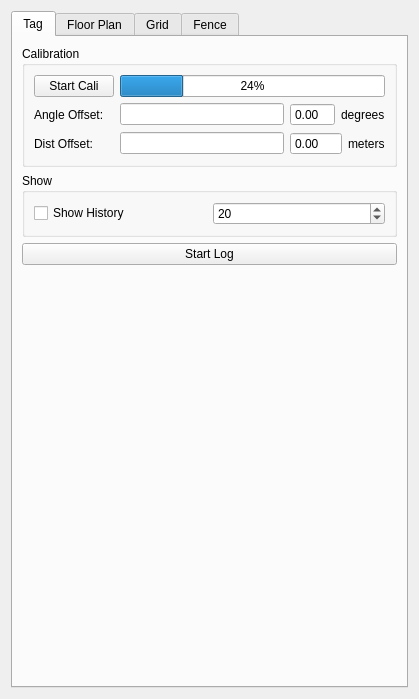
<?xml version="1.0" encoding="UTF-8"?>
<ui version="4.0">
 <class>ViewSettingsWidget</class>
 <widget class="QWidget" name="ViewSettingsWidget">
  <property name="geometry">
   <rect>
    <x>0</x>
    <y>0</y>
    <width>419</width>
    <height>699</height>
   </rect>
  </property>
  <property name="windowTitle">
   <string>Form</string>
  </property>
  <layout class="QVBoxLayout" name="verticalLayout">
   <item>
    <widget class="QTabWidget" name="tabWidget">
     <property name="minimumSize">
      <size>
       <width>300</width>
       <height>300</height>
      </size>
     </property>
     <property name="currentIndex">
      <number>0</number>
     </property>
     <widget class="QWidget" name="config_tab">
      <attribute name="title">
       <string>Tag</string>
      </attribute>
      <layout class="QGridLayout" name="gridLayout_6">
       <item row="2" column="0">
        <widget class="QPushButton" name="startLog">
         <property name="text">
          <string>Start Log</string>
         </property>
        </widget>
       </item>
       <item row="0" column="0">
        <widget class="QGroupBox" name="groupBox">
         <property name="title">
          <string>Calibration</string>
         </property>
         <layout class="QGridLayout" name="gridLayout_4">
          <item row="0" column="0">
           <widget class="QPushButton" name="doCalibration">
            <property name="text">
             <string>Start Cali</string>
            </property>
           </widget>
          </item>
          <item row="0" column="1" colspan="4">
           <widget class="QProgressBar" name="calibrationProceBar">
            <property name="value">
             <number>24</number>
            </property>
           </widget>
          </item>
          <item row="1" column="0">
           <widget class="QLabel" name="label_z1_6">
            <property name="text">
             <string>Angle Offset:</string>
            </property>
           </widget>
          </item>
          <item row="1" column="1">
           <widget class="QLineEdit" name="lineEdit"/>
          </item>
          <item row="1" column="2">
           <widget class="QDoubleSpinBox" name="phaseOffsetBox">
            <property name="readOnly">
             <bool>true</bool>
            </property>
            <property name="buttonSymbols">
             <enum>QAbstractSpinBox::NoButtons</enum>
            </property>
            <property name="decimals">
             <number>2</number>
            </property>
            <property name="minimum">
             <double>-90.000000000000000</double>
            </property>
            <property name="maximum">
             <double>90.000000000000000</double>
            </property>
            <property name="singleStep">
             <double>0.010000000000000</double>
            </property>
           </widget>
          </item>
          <item row="1" column="3" colspan="2">
           <widget class="QLabel" name="label_z1_7">
            <property name="text">
             <string>degrees</string>
            </property>
           </widget>
          </item>
          <item row="2" column="0">
           <widget class="QLabel" name="label_z1_8">
            <property name="text">
             <string>Dist Offset:</string>
            </property>
           </widget>
          </item>
          <item row="2" column="1">
           <widget class="QLineEdit" name="lineEdit_2"/>
          </item>
          <item row="2" column="2" colspan="2">
           <widget class="QDoubleSpinBox" name="rangeOffsetBox">
            <property name="readOnly">
             <bool>true</bool>
            </property>
            <property name="buttonSymbols">
             <enum>QAbstractSpinBox::NoButtons</enum>
            </property>
            <property name="decimals">
             <number>2</number>
            </property>
            <property name="minimum">
             <double>-90.000000000000000</double>
            </property>
            <property name="maximum">
             <double>90.000000000000000</double>
            </property>
            <property name="singleStep">
             <double>0.010000000000000</double>
            </property>
           </widget>
          </item>
          <item row="2" column="4">
           <widget class="QLabel" name="label_z1_9">
            <property name="text">
             <string>meters</string>
            </property>
           </widget>
          </item>
         </layout>
        </widget>
       </item>
       <item row="3" column="0">
        <spacer name="verticalSpacer_2">
         <property name="orientation">
          <enum>Qt::Vertical</enum>
         </property>
         <property name="sizeHint" stdset="0">
          <size>
           <width>20</width>
           <height>413</height>
          </size>
         </property>
        </spacer>
       </item>
       <item row="1" column="0">
        <widget class="QGroupBox" name="groupBox_2">
         <property name="title">
          <string>Show</string>
         </property>
         <layout class="QGridLayout" name="gridLayout_5">
          <item row="0" column="0">
           <widget class="QCheckBox" name="showTagHistory">
            <property name="text">
             <string>Show History</string>
            </property>
           </widget>
          </item>
          <item row="0" column="1">
           <widget class="QSpinBox" name="tagHistoryN">
            <property name="minimum">
             <number>1</number>
            </property>
            <property name="maximum">
             <number>500</number>
            </property>
            <property name="value">
             <number>20</number>
            </property>
           </widget>
          </item>
         </layout>
        </widget>
       </item>
      </layout>
     </widget>
     <widget class="QWidget" name="floorplan_tab">
      <attribute name="title">
       <string>Floor Plan</string>
      </attribute>
      <layout class="QGridLayout" name="gridLayout_2">
       <item row="0" column="0">
        <widget class="QLabel" name="floorplanPath_lb">
         <property name="text">
          <string>No Floor Plan</string>
         </property>
        </widget>
       </item>
       <item row="1" column="0">
        <widget class="QPushButton" name="floorplanOpen_pb">
         <property name="sizePolicy">
          <sizepolicy hsizetype="Minimum" vsizetype="Fixed">
           <horstretch>0</horstretch>
           <verstretch>0</verstretch>
          </sizepolicy>
         </property>
         <property name="minimumSize">
          <size>
           <width>0</width>
           <height>0</height>
          </size>
         </property>
         <property name="text">
          <string>Open</string>
         </property>
        </widget>
       </item>
       <item row="1" column="1">
        <widget class="QCheckBox" name="saveFP">
         <property name="text">
          <string>Save</string>
         </property>
        </widget>
       </item>
       <item row="2" column="0">
        <widget class="QLabel" name="label_3">
         <property name="text">
          <string>X Offset:</string>
         </property>
        </widget>
       </item>
       <item row="2" column="1">
        <widget class="QSpinBox" name="floorplanXOff_sb">
         <property name="sizePolicy">
          <sizepolicy hsizetype="Minimum" vsizetype="Fixed">
           <horstretch>0</horstretch>
           <verstretch>0</verstretch>
          </sizepolicy>
         </property>
         <property name="minimum">
          <number>-65536</number>
         </property>
         <property name="maximum">
          <number>65535</number>
         </property>
        </widget>
       </item>
       <item row="2" column="2">
        <widget class="QLabel" name="label_12">
         <property name="text">
          <string>pixels</string>
         </property>
        </widget>
       </item>
       <item row="3" column="0">
        <widget class="QLabel" name="label_4">
         <property name="text">
          <string>Y Offset:</string>
         </property>
        </widget>
       </item>
       <item row="3" column="1">
        <widget class="QSpinBox" name="floorplanYOff_sb">
         <property name="minimum">
          <number>-65536</number>
         </property>
         <property name="maximum">
          <number>65536</number>
         </property>
        </widget>
       </item>
       <item row="3" column="2">
        <widget class="QLabel" name="label_11">
         <property name="text">
          <string>pixels</string>
         </property>
        </widget>
       </item>
       <item row="4" column="0">
        <widget class="QLabel" name="label_6">
         <property name="text">
          <string>X Scale:</string>
         </property>
        </widget>
       </item>
       <item row="4" column="1">
        <widget class="QDoubleSpinBox" name="floorplanXScale_sb">
         <property name="maximum">
          <double>1000.000000000000000</double>
         </property>
        </widget>
       </item>
       <item row="4" column="2">
        <widget class="QLabel" name="label_10">
         <property name="text">
          <string>pixels/meter</string>
         </property>
        </widget>
       </item>
       <item row="5" column="0">
        <widget class="QLabel" name="label_5">
         <property name="text">
          <string>Y Scale:</string>
         </property>
        </widget>
       </item>
       <item row="5" column="1">
        <widget class="QDoubleSpinBox" name="floorplanYScale_sb">
         <property name="maximum">
          <double>1000.000000000000000</double>
         </property>
        </widget>
       </item>
       <item row="5" column="2">
        <widget class="QLabel" name="label_9">
         <property name="text">
          <string>pixels/meter</string>
         </property>
        </widget>
       </item>
       <item row="6" column="0">
        <widget class="QLabel" name="label_7">
         <property name="text">
          <string>Turn X:</string>
         </property>
        </widget>
       </item>
       <item row="6" column="1">
        <widget class="QCheckBox" name="floorplanFlipX_cb">
         <property name="text">
          <string/>
         </property>
        </widget>
       </item>
       <item row="7" column="0">
        <widget class="QLabel" name="label_8">
         <property name="text">
          <string>Turn Y:</string>
         </property>
        </widget>
       </item>
       <item row="7" column="1">
        <widget class="QCheckBox" name="floorplanFlipY_cb">
         <property name="text">
          <string/>
         </property>
        </widget>
       </item>
       <item row="8" column="0" colspan="2">
        <layout class="QGridLayout" name="gridLayout">
         <property name="horizontalSpacing">
          <number>6</number>
         </property>
         <item row="0" column="0">
          <widget class="QCheckBox" name="showOrigin">
           <property name="text">
            <string>Show Origin</string>
           </property>
          </widget>
         </item>
         <item row="1" column="2">
          <widget class="QPushButton" name="scaleY_pb">
           <property name="text">
            <string>Set Y Scale</string>
           </property>
          </widget>
         </item>
         <item row="1" column="0">
          <widget class="QPushButton" name="scaleX_pb">
           <property name="text">
            <string>Set X Scale</string>
           </property>
          </widget>
         </item>
         <item row="0" column="2">
          <widget class="QPushButton" name="origin_pb">
           <property name="text">
            <string>Set Origin</string>
           </property>
          </widget>
         </item>
        </layout>
       </item>
       <item row="9" column="0">
        <spacer name="verticalSpacer">
         <property name="orientation">
          <enum>Qt::Vertical</enum>
         </property>
         <property name="sizeHint" stdset="0">
          <size>
           <width>20</width>
           <height>40</height>
          </size>
         </property>
        </spacer>
       </item>
      </layout>
     </widget>
     <widget class="QWidget" name="grid_tab">
      <attribute name="title">
       <string>Grid</string>
      </attribute>
      <layout class="QGridLayout" name="gridLayout_7">
       <item row="0" column="0">
        <layout class="QGridLayout" name="gridLayout_3">
         <item row="0" column="0">
          <widget class="QLabel" name="label">
           <property name="minimumSize">
            <size>
             <width>45</width>
             <height>0</height>
            </size>
           </property>
           <property name="text">
            <string>Width(meter)</string>
           </property>
          </widget>
         </item>
         <item row="0" column="1">
          <widget class="QDoubleSpinBox" name="gridWidth_sb">
           <property name="decimals">
            <number>2</number>
           </property>
           <property name="singleStep">
            <double>0.100000000000000</double>
           </property>
           <property name="value">
            <double>0.500000000000000</double>
           </property>
          </widget>
         </item>
         <item row="1" column="0">
          <widget class="QLabel" name="label_2">
           <property name="minimumSize">
            <size>
             <width>45</width>
             <height>0</height>
            </size>
           </property>
           <property name="text">
            <string>Height(meter)</string>
           </property>
          </widget>
         </item>
         <item row="1" column="1">
          <widget class="QDoubleSpinBox" name="gridHeight_sb">
           <property name="singleStep">
            <double>0.100000000000000</double>
           </property>
           <property name="value">
            <double>0.500000000000000</double>
           </property>
          </widget>
         </item>
         <item row="2" column="0">
          <widget class="QCheckBox" name="gridShow">
           <property name="text">
            <string>Show Grid</string>
           </property>
          </widget>
         </item>
        </layout>
       </item>
       <item row="1" column="0">
        <spacer name="verticalSpacer_3">
         <property name="orientation">
          <enum>Qt::Vertical</enum>
         </property>
         <property name="sizeHint" stdset="0">
          <size>
           <width>20</width>
           <height>550</height>
          </size>
         </property>
        </spacer>
       </item>
      </layout>
     </widget>
     <widget class="QWidget" name="gftab">
      <attribute name="title">
       <string>Fence</string>
      </attribute>
      <layout class="QGridLayout" name="gridLayout_8">
       <item row="0" column="0">
        <widget class="QGroupBox" name="groupBox_5">
         <property name="title">
          <string>Fence</string>
         </property>
         <layout class="QGridLayout" name="gridLayout_9">
          <item row="0" column="0" colspan="2">
           <widget class="QPushButton" name="startGeoFencing">
            <property name="text">
             <string>Open</string>
            </property>
           </widget>
          </item>
          <item row="1" column="0" colspan="4">
           <widget class="QLabel" name="label_z1_15">
            <property name="text">
             <string>Enter center coordinates or click anywhere on the grid</string>
            </property>
            <property name="wordWrap">
             <bool>true</bool>
            </property>
           </widget>
          </item>
          <item row="2" column="0">
           <widget class="QLabel" name="label_z1_14">
            <property name="text">
             <string>Upper Left:</string>
            </property>
           </widget>
          </item>
          <item row="2" column="1">
           <widget class="QDoubleSpinBox" name="centre_x">
            <property name="readOnly">
             <bool>false</bool>
            </property>
            <property name="buttonSymbols">
             <enum>QAbstractSpinBox::NoButtons</enum>
            </property>
            <property name="decimals">
             <number>2</number>
            </property>
            <property name="minimum">
             <double>-40.000000000000000</double>
            </property>
            <property name="maximum">
             <double>40.000000000000000</double>
            </property>
            <property name="singleStep">
             <double>0.010000000000000</double>
            </property>
            <property name="value">
             <double>-0.250000000000000</double>
            </property>
           </widget>
          </item>
          <item row="2" column="2">
           <widget class="QDoubleSpinBox" name="centre_y">
            <property name="readOnly">
             <bool>false</bool>
            </property>
            <property name="buttonSymbols">
             <enum>QAbstractSpinBox::NoButtons</enum>
            </property>
            <property name="decimals">
             <number>2</number>
            </property>
            <property name="minimum">
             <double>-60.000000000000000</double>
            </property>
            <property name="maximum">
             <double>0.000000000000000</double>
            </property>
            <property name="singleStep">
             <double>0.010000000000000</double>
            </property>
            <property name="value">
             <double>0.000000000000000</double>
            </property>
           </widget>
          </item>
          <item row="2" column="3">
           <widget class="QPushButton" name="centre_pb_2">
            <property name="text">
             <string>Apply</string>
            </property>
           </widget>
          </item>
          <item row="3" column="0">
           <widget class="QLabel" name="label_z1_12">
            <property name="text">
             <string>Height:</string>
            </property>
           </widget>
          </item>
          <item row="3" column="1">
           <widget class="QDoubleSpinBox" name="rangeOffsetStop">
            <property name="readOnly">
             <bool>false</bool>
            </property>
            <property name="buttonSymbols">
             <enum>QAbstractSpinBox::NoButtons</enum>
            </property>
            <property name="decimals">
             <number>2</number>
            </property>
            <property name="minimum">
             <double>0.000000000000000</double>
            </property>
            <property name="maximum">
             <double>60.000000000000000</double>
            </property>
            <property name="singleStep">
             <double>0.010000000000000</double>
            </property>
            <property name="value">
             <double>4.000000000000000</double>
            </property>
           </widget>
          </item>
          <item row="3" column="2">
           <widget class="QLabel" name="label_z1_13">
            <property name="text">
             <string>meter</string>
            </property>
           </widget>
          </item>
          <item row="4" column="0">
           <widget class="QLabel" name="label_z1_17">
            <property name="text">
             <string>Width:</string>
            </property>
           </widget>
          </item>
          <item row="4" column="1">
           <widget class="QDoubleSpinBox" name="rangeOffsetStop_2">
            <property name="readOnly">
             <bool>false</bool>
            </property>
            <property name="buttonSymbols">
             <enum>QAbstractSpinBox::NoButtons</enum>
            </property>
            <property name="decimals">
             <number>2</number>
            </property>
            <property name="minimum">
             <double>0.000000000000000</double>
            </property>
            <property name="maximum">
             <double>60.000000000000000</double>
            </property>
            <property name="singleStep">
             <double>0.010000000000000</double>
            </property>
            <property name="value">
             <double>0.500000000000000</double>
            </property>
           </widget>
          </item>
          <item row="4" column="2">
           <widget class="QLabel" name="label_z1_16">
            <property name="text">
             <string>meter</string>
            </property>
           </widget>
          </item>
         </layout>
        </widget>
       </item>
       <item row="1" column="0">
        <spacer name="verticalSpacer_4">
         <property name="orientation">
          <enum>Qt::Vertical</enum>
         </property>
         <property name="sizeHint" stdset="0">
          <size>
           <width>20</width>
           <height>40</height>
          </size>
         </property>
        </spacer>
       </item>
      </layout>
     </widget>
    </widget>
   </item>
  </layout>
 </widget>
 <tabstops>
  <tabstop>gridWidth_sb</tabstop>
  <tabstop>gridHeight_sb</tabstop>
  <tabstop>floorplanOpen_pb</tabstop>
  <tabstop>floorplanXOff_sb</tabstop>
  <tabstop>floorplanYOff_sb</tabstop>
  <tabstop>floorplanXScale_sb</tabstop>
  <tabstop>floorplanYScale_sb</tabstop>
  <tabstop>floorplanFlipX_cb</tabstop>
  <tabstop>floorplanFlipY_cb</tabstop>
 </tabstops>
 <resources/>
 <connections/>
</ui>
